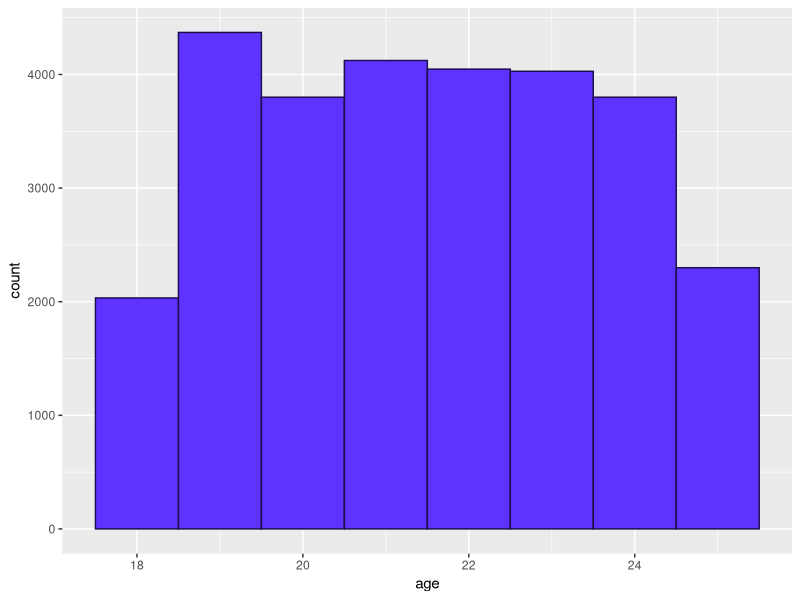
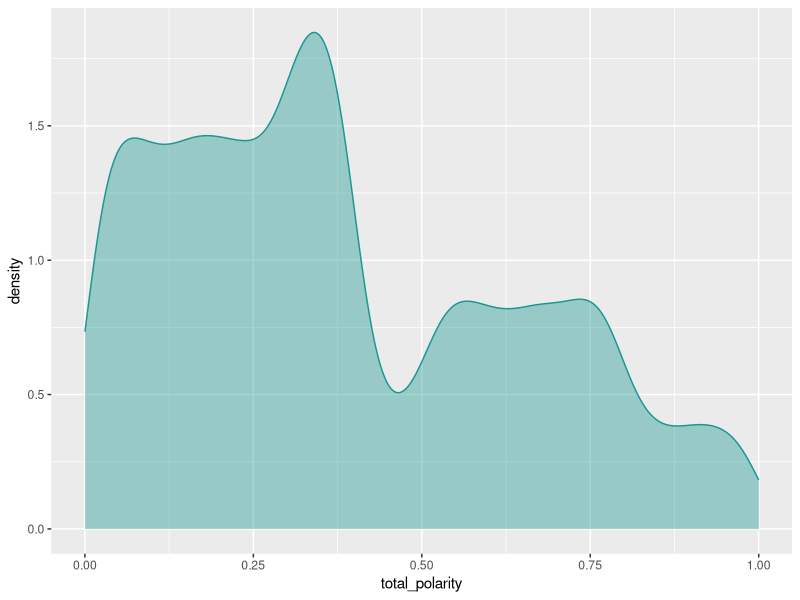
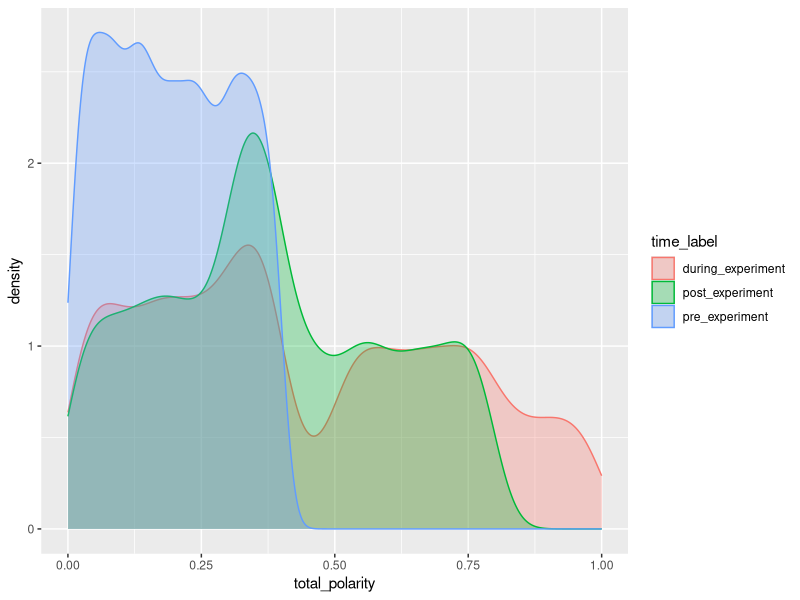
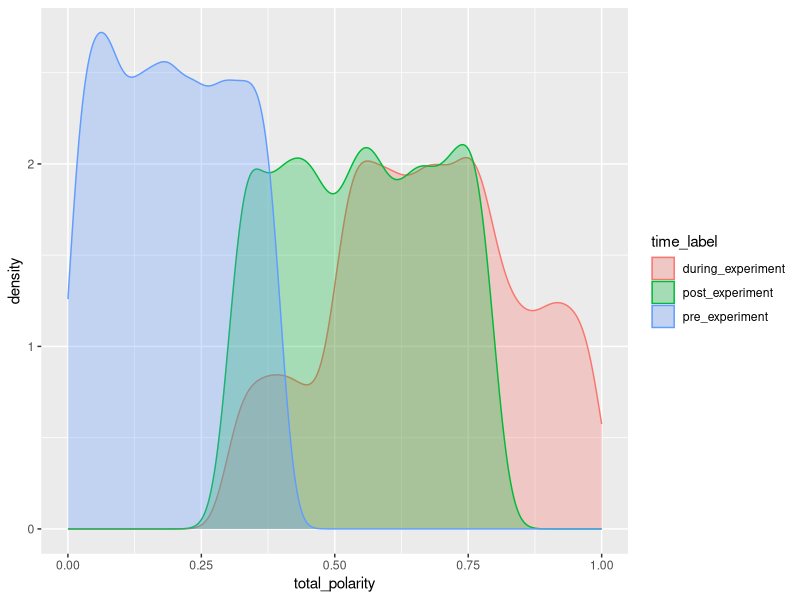
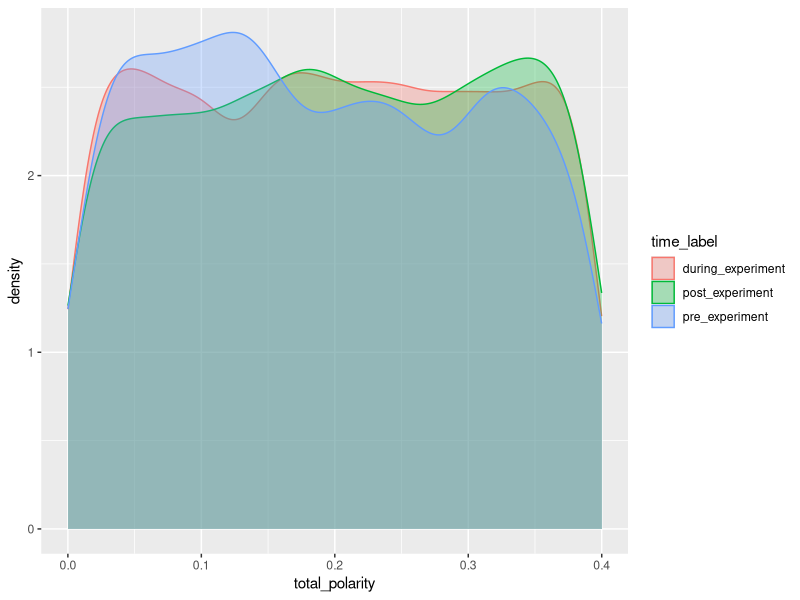
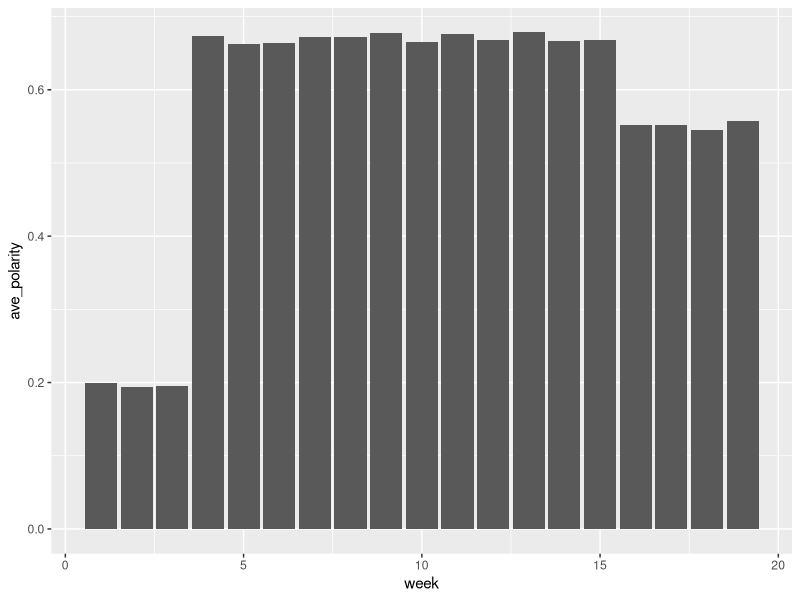
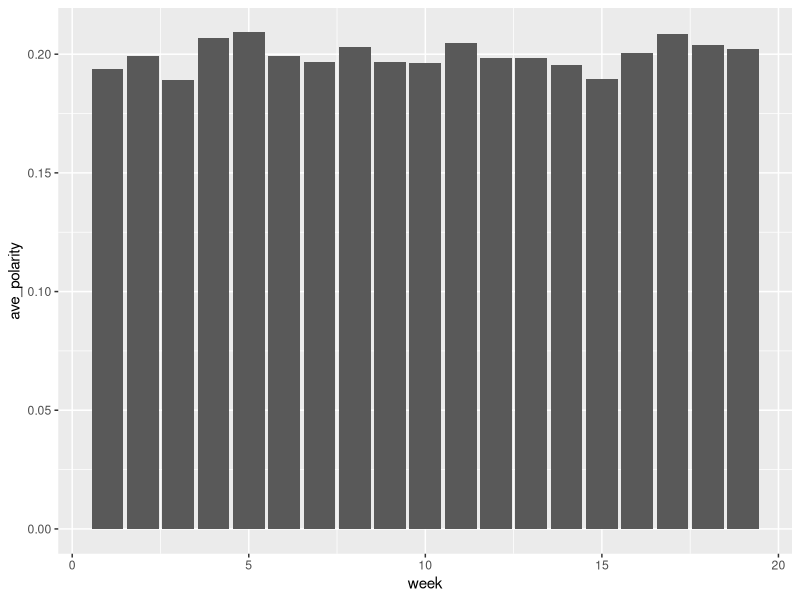
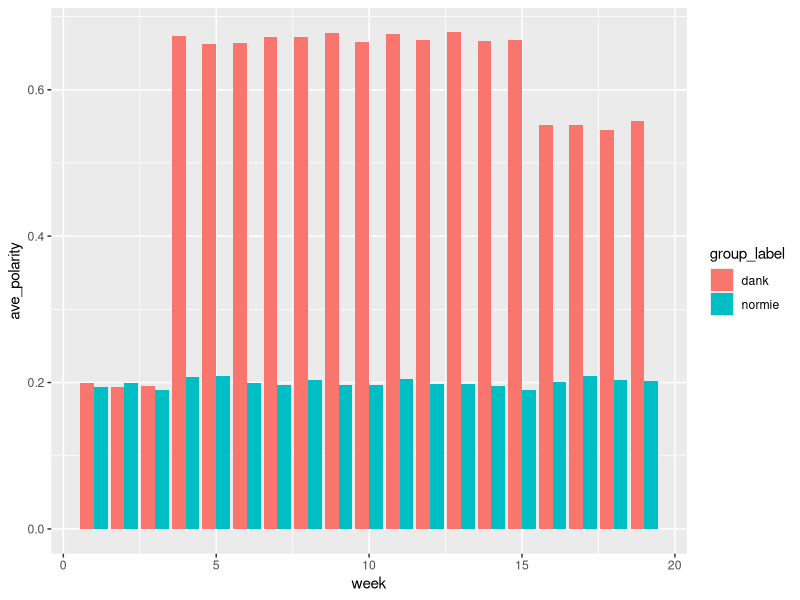

Source code (R) for these figures, in order:
library(tidyverse)
library(cowplot)

meme_data <- read.csv("meme_experiment_data.csv")
meme_data[is.na(meme_data)] <- 0

summary(meme_data)
View(meme_data)

###HISTOGRAM FOR AGES###
ggplot(meme_data, aes(x = age)) +
  geom_histogram(binwidth = 1, color = "#1c0f4c", fill = "#5e32ff")

#table(meme_data$subjects, meme_data$group_assignment)

combined_meme_data <- meme_data %>%
  mutate(total_polarity = preexperiment_polarization + experiment_polarization + postexperiment_polarization)

View(combined_meme_data)

###SINGLE DENSITY PLOT FOR ALL POLARITIES###
ggplot(combined_meme_data, aes(x = total_polarity)) +
  geom_density(color = "#199790", fill = "#199790", alpha = 0.4)

###DENSITY PLOTS BY TIME###
time_groups <- combined_meme_data %>%
  mutate(time_label = ifelse(preexperiment_polarization > 0, "pre_experiment",
         ifelse(experiment_polarization > 0, "during_experiment",
         ifelse(postexperiment_polarization > 0, "post_experiment", "none"))))

View(time_groups)

ggplot(time_groups, aes(x = total_polarity, color = time_label, fill = time_label)) +
  geom_density(alpha = 0.3)

dank_time_group <- time_groups %>%
  filter(group_assignment == 1)

ggplot(dank_time_group, aes(x = total_polarity, color = time_label, fill = time_label)) +
  geom_density(alpha = 0.3)

normie_time_group <- time_groups %>%
  filter(group_assignment == 0)

ggplot(normie_time_group, aes(x = total_polarity, color = time_label, fill = time_label)) +
  geom_density(alpha = 0.3)

###COMBINING AVERAGES###
combined_averages <- combined_meme_data %>%
  group_by(week, group_assignment) %>%
  summarise(N = n(),
            ave_polarity = mean(total_polarity), na.rm = TRUE)

View(combined_averages)


###LOOKING AT EACH GROUP SEPARATELY###
dank_group <- combined_meme_data %>%
  filter(group_assignment == 1)
View(dank_group)

dank_group_averages <- dank_group %>%
  group_by(week) %>%
  summarise(N = n(),
            ave_polarity = mean(total_polarity), na.rm = TRUE)

View(dank_group_averages)

ggplot(dank_group_averages, aes(x = week, y = ave_polarity)) +
  geom_bar(stat = "identity", position = "dodge")

normie_group <- combined_meme_data %>%
  filter(group_assignment == 0)

normie_group_averages <- normie_group %>%
  group_by(week) %>%
  summarise(N = n(),
            ave_polarity = mean(total_polarity), 
            sd_polarity = sd(total_polarity),
            na.rm = TRUE)

ggplot(normie_group_averages, aes(x = week, y = ave_polarity)) +
  geom_bar(stat = "identity", position = "dodge")

###THIS IS WHERE EVERYTHING GETS PLACED INTO A SINGLE CHART###
grouped_data <- combined_meme_data %>%
  mutate(group_label = ifelse(group_assignment > 0, "dank", "normie"))

grouped_averages <- grouped_data %>%
  group_by(group_label, week) %>%
  summarise(N = n(),
            ave_polarity = mean(total_polarity))

View(grouped_averages)

ggplot(grouped_averages, aes(x = week, y = ave_polarity, fill = group_label)) +
  geom_bar(stat = "identity", position = "dodge")

  